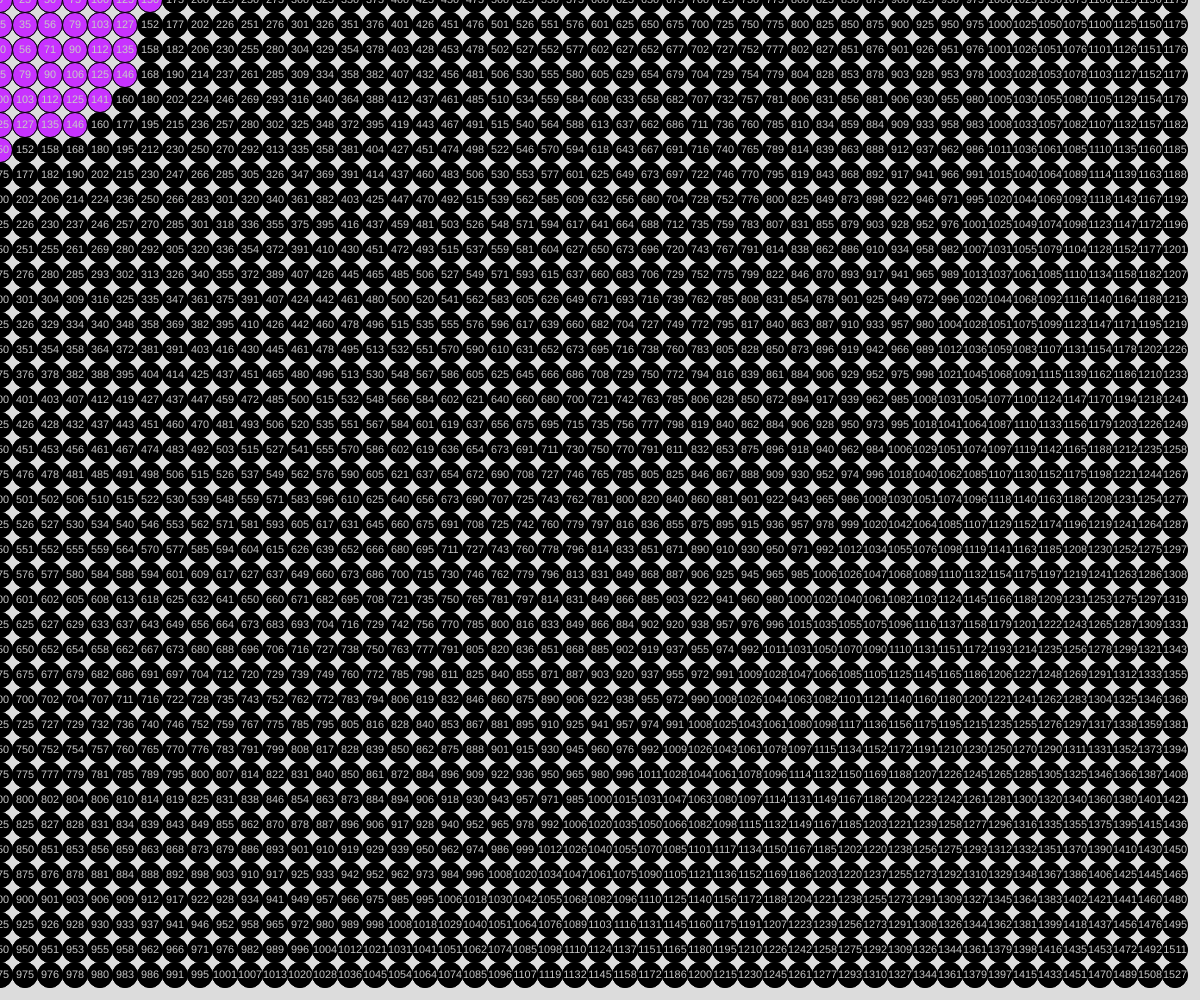
Frame 1 (no input)
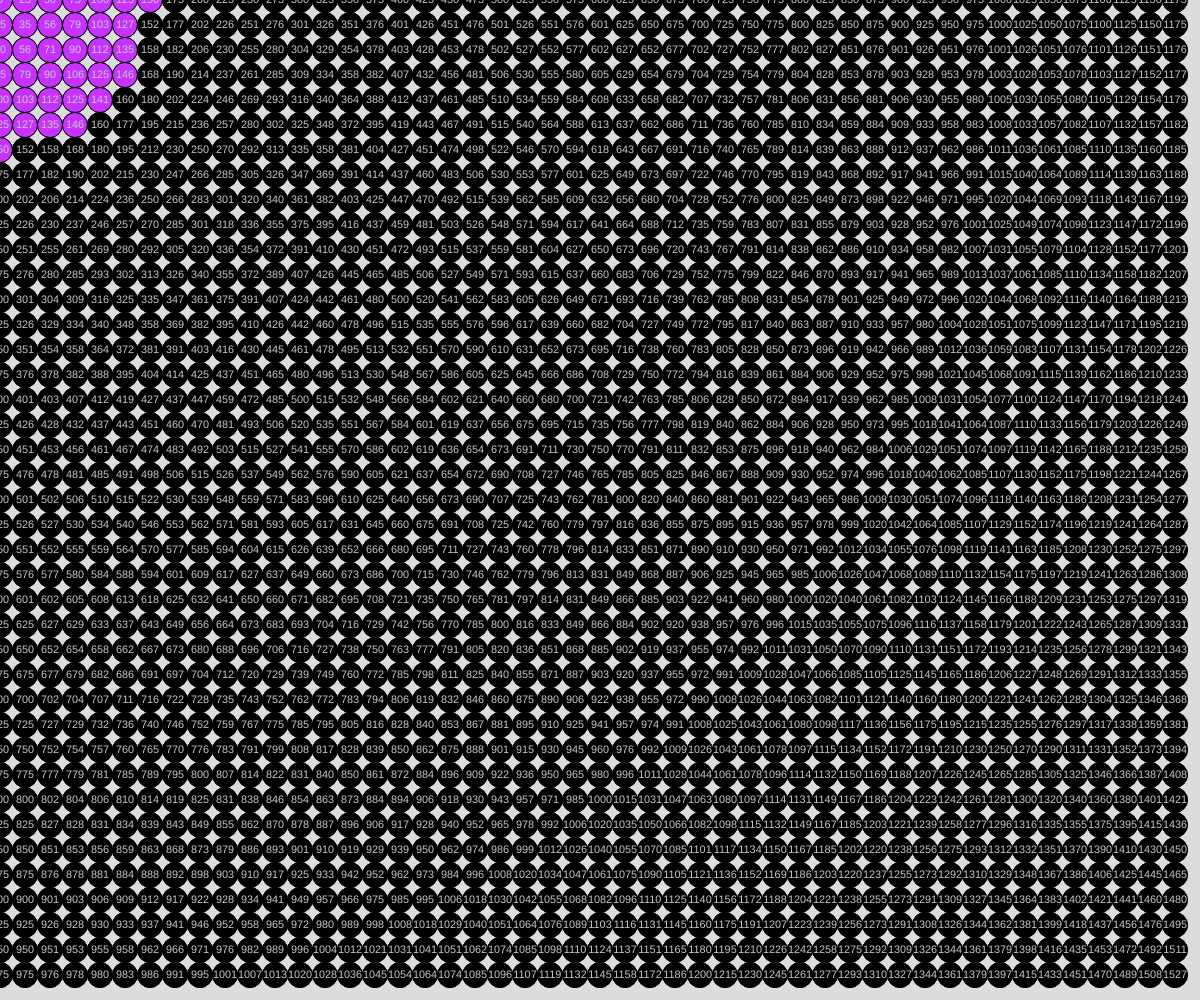
Frame 60 (no input)
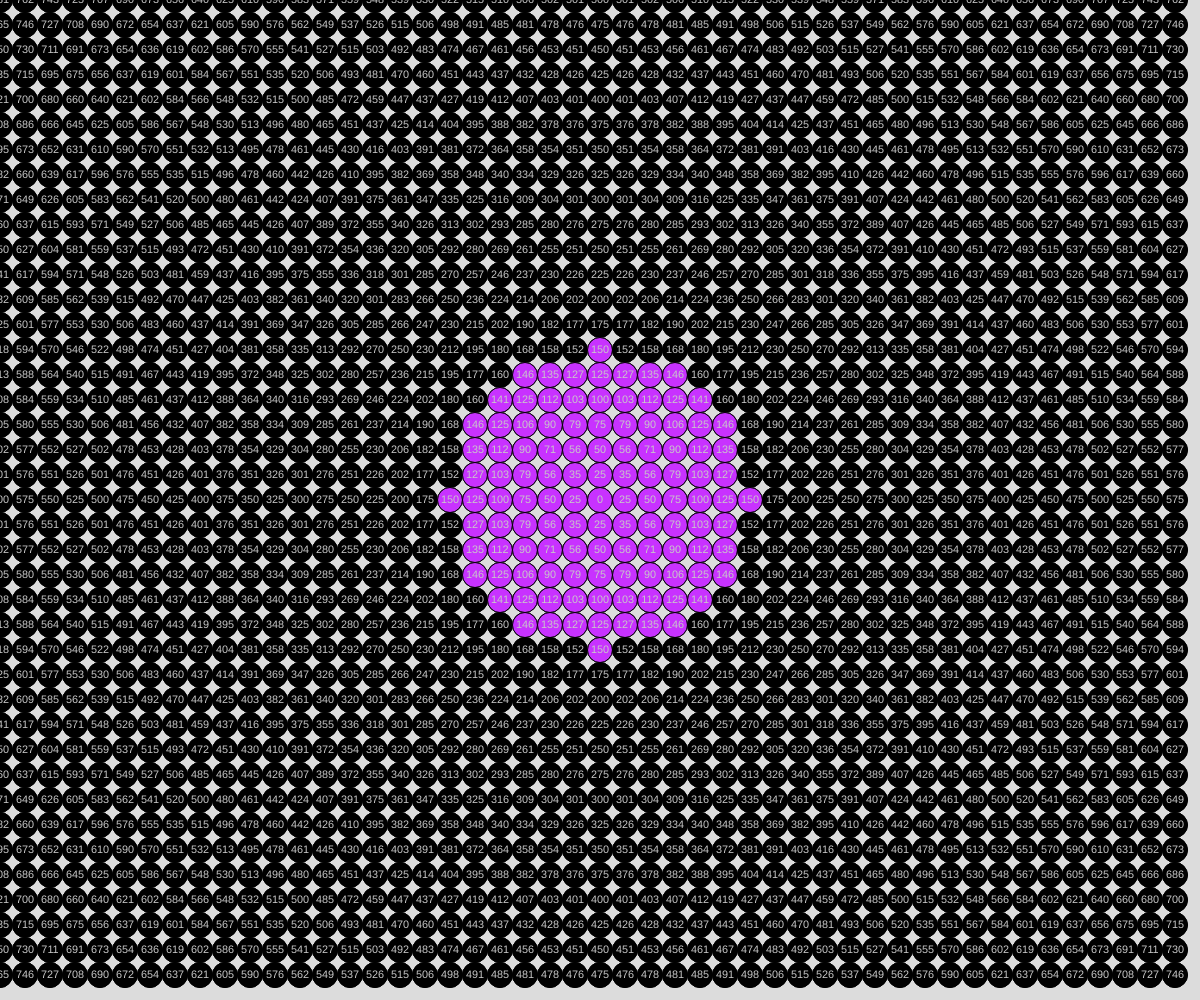
Frame 120 (the mouse pressed at the canvas centre since frame 60)

The p5.js sketch that drew these frames (run headless with seeded random() and noise() and a simulated clock; from frame 60 on, the mouse is pressed at the canvas centre):

// p5.js sketch
// ── sketch.js
// Drawing w Nested Loops
// Mitsaal Idris
// Oct. 9, 2024

//Global Variable(s)
let gridSpacing = 25;

function setup() {
  createCanvas(windowWidth, windowHeight);
  //  loopReview();
 
}

function loopReview(){
  //quick nested loop practice (x,y)
  for(let x = 0; x < 4; x++){ // x: 0,1,2,3
    for(let y = 0; y < 4; y++){ //y: 0,1,2,3
      print(x,y);
    }
  }
}

function draw() {
  background(220);
  renderGrid();
}

function circleDistance(x1,y1,x2,y2){
  // takes in two endpoints and returns the straightline distance between them
  // Our answer will be rounded
  let a = abs(x1 - x2);
  let b = abs(y1 - y2);
  let c = sqrt(pow(a,2) + pow(b,2));
  return round(c);
}

function renderGrid(){
  //use nested loops to create a grid of shapes
  for(let x = 0; x < width; x = x + gridSpacing){
    for(let y = 0; y < height; y = y + gridSpacing){
      circle(x,y,gridSpacing);
      let d = circleDistance(x,y,mouseX,mouseY);
      if(d > 150){
        fill(0);
      }
      else{
        fill(200,50,255);
      }
      circle(x,y,gridSpacing);
      fill(200);
      textSize(gridSpacing/2.3);
      textAlign(CENTER,CENTER);
      text(d,x,y);
    }
  }
}
